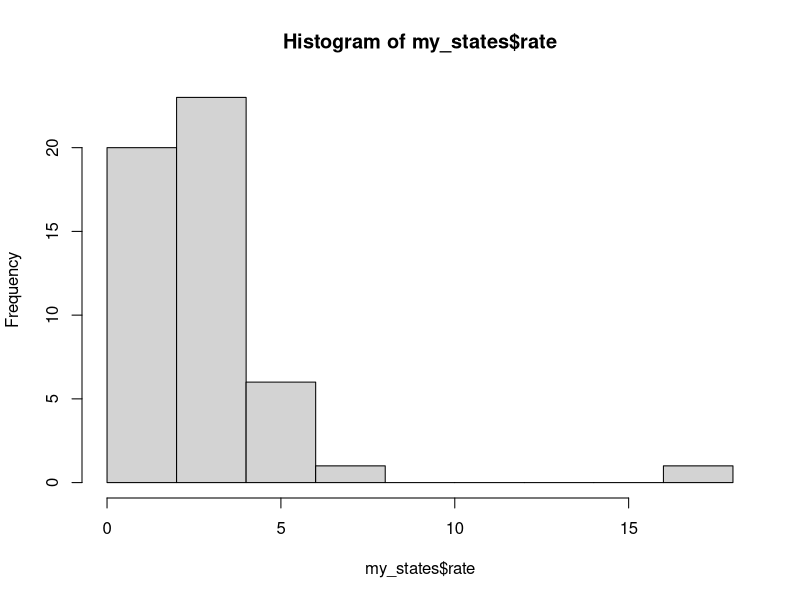
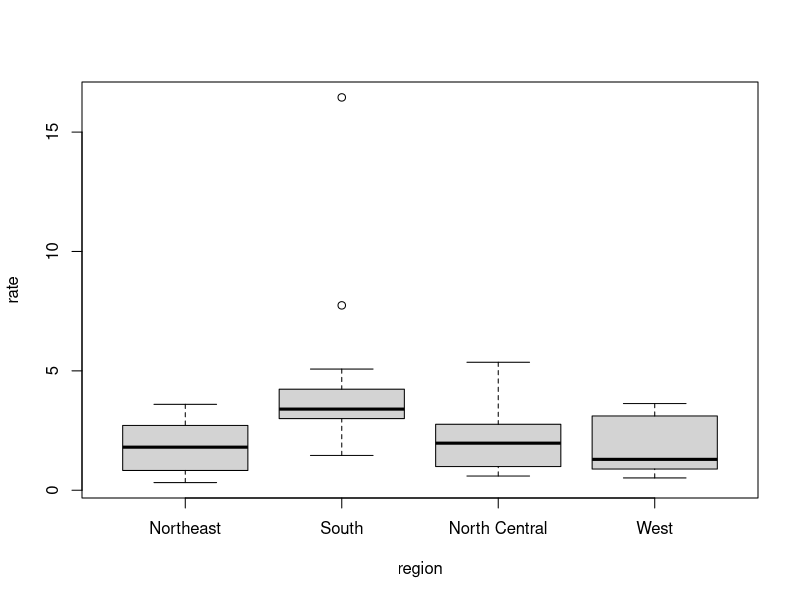

Write the R code that produced these figures, in order.
library(dslabs)
data(murders)

library(dplyr)

# adding a murder rate column to the data frame
my_states = murders %>% mutate(rate = total/population*100000)

head(my_states)
#names(my_states)

# constructing a histogram
hist(my_states$rate)

#figuring out which state has the most murder rate
my_states$state[which.max(my_states$rate)]
max(my_states$rate)

# which region has the highest murder rate
boxplot(rate~region, data = my_states)

#my_states
